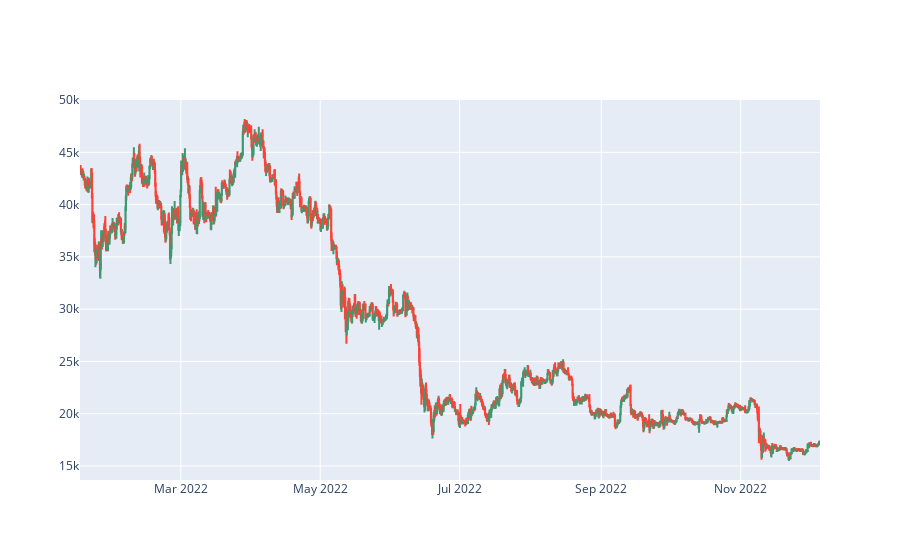

Notebook code for this chart:
### Code cell
import plotly.graph_objects as go
fig = go.Figure(data=[go.Candlestick(x=df['time'],
                                      open=df['open'],
                                      high=df['high'],
                                      low=df['low'],
                                      close=df['close'])])
fig.update_layout(xaxis_rangeslider_visible=False)
# fig.add_trace(go.Scatter(x=[buy[1] for buy in buys if buy[0] == 'BTC'],
#                          y=[buy[2] for buy in buys if buy[0] == 'BTC'],
#                          type='scatter',
#                          mode='markers',
#                          marker=dict(symbol='x',color='blue'),
#                          name='buys'))
#
# fig.add_trace(go.Scatter(x=[sell[1] for sell in sells if sell[0] == 'BTC'],
#                          y=[sell[2] for sell in sells if sell[0] == 'BTC'],
#                          type='scatter',
#                          mode='markers',
#                          marker=dict(symbol='x',color='orange'),
#                          name='sells'))

# fig.update_xaxes(range = [df['open'].iloc[0],df['open'].iloc[-1]])
# fig.update_yaxes(range = [min(df['low'])*.99,max(df['high'])*1.01])
fig.show()

### Figure 1 — Plotly figure (JSON) as saved in the notebook; plotly's stock layout.template omitted (floating-point values rounded to 4 significant figures; data arrays with more than 128 entries replaced by an {"elided": "..."} marker saying what was removed)
{"data": [{"close": {"elided": "1943 float values"}, "high": {"elided": "1943 float values"}, "low": {"elided": "1943 float values"}, "open": {"elided": "1943 float values"}, "x": {"elided": "1943 str values"}, "type": "candlestick"}], "layout": {"xaxis": {"rangeslider": {"visible": false}}}}
